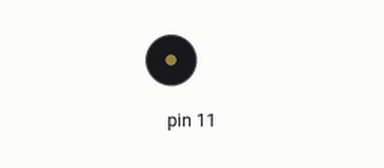
Recording of a sketch running on a simulated Arduino Uno, built with avr-gcc and run on an emulated ATmega328P. Parts: buzzer (waves = sounding). What the sketch prints to the serial monitor is not drawn.

Above: at 0.1 s.
Timing chart, 0 to 1.6 s (numbered marks = the images above):
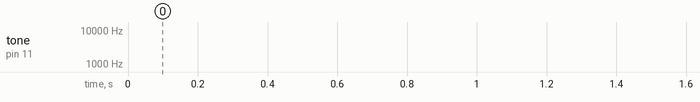

The sketch:

Tone_Test.ino
```cpp
int i=0;
void setup()
{
Serial.begin(9600);
}

void loop()
{
i=i+1;
   tone(11,i);
   Serial.println(i);
}
```
